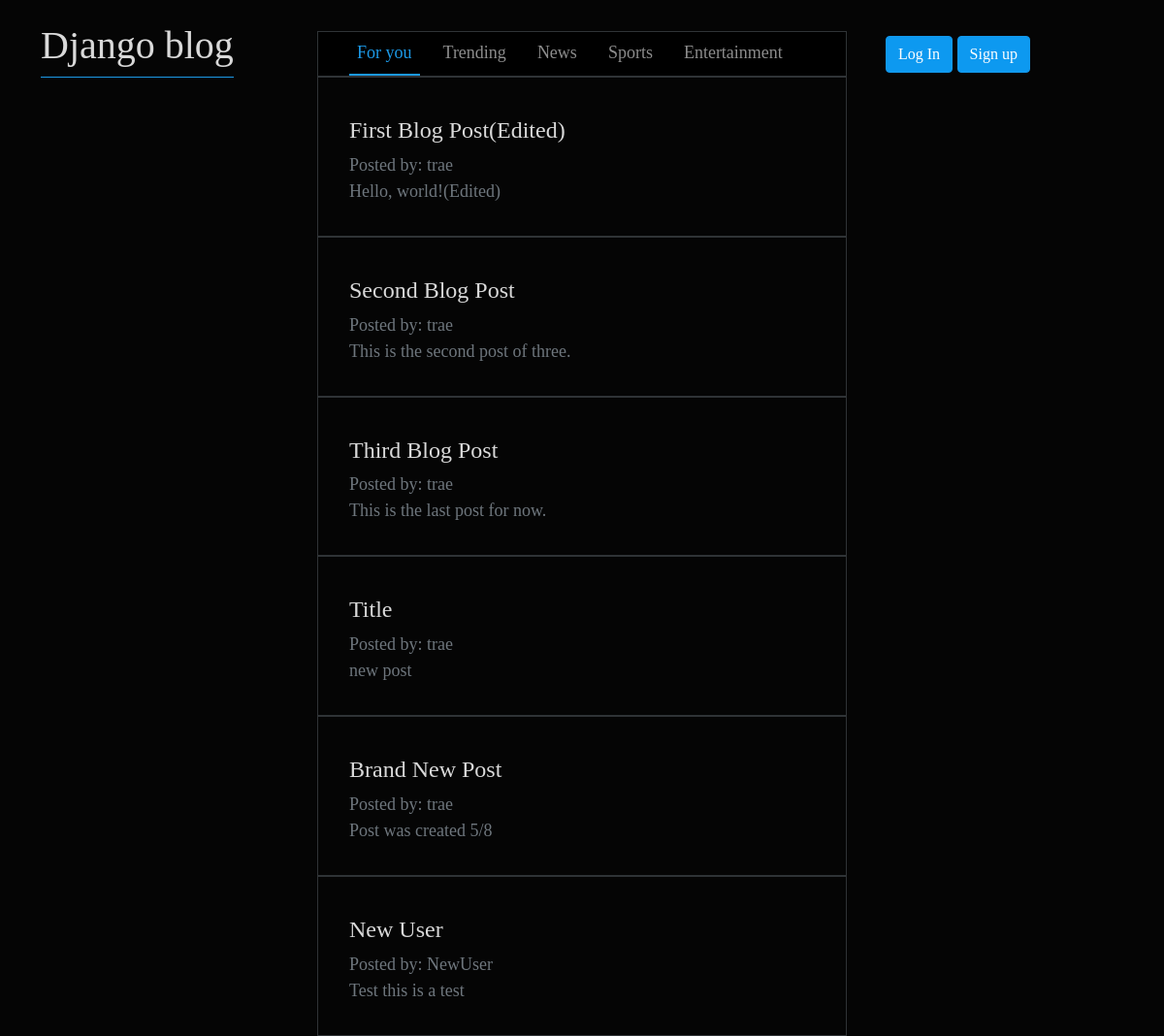
The page / on the database its author committed.
### blog/models.py (models this page shows, shortened)
class Post(models.Model):
    title = models.CharField(max_length=200)
    author = models.ForeignKey("auth.User", on_delete=models.CASCADE)
    body = models.TextField()

### blog/views.py (the view)
# urls.py: path('', BlogListView.as_view(), name='home'),
class BlogListView(ListView):
    model = Post
    template_name = "home.html"

### templates/home.html (shortened to what this page needs)
{% extends 'base.html' %}
{% block content %}
<nav class="navbar navbar-expand-lg navbar-dark bg-dark">
    <div class="container-fluid">
      <div class="collapse navbar-collapse" id="navbarNav">
        <ul class="navbar-nav">
          <li class="nav-item">
            <a class="nav-link active" aria-current="page" href="#">For you</a>
          </li>
          <li class="nav-item">
            <a class="nav-link" href="#">Trending</a>
          </li>
          <li class="nav-item">
            <a class="nav-link" href="#">News</a>
          </li>
          <li class="nav-item">
            <a class="nav-link" href="#">Sports</a>
          </li>
          <li class="nav-item">
            <a class="nav-link" href="#">Entertainment</a>
          </li>
        </ul>
      </div>
    </div>
  </nav>
    {% for post in object_list %}
    <div class="post-entry-list">
        <h4>
            <a href="{% url 'post_detail' post.pk %}">{{ post.title }}</a>
        </h4>
        <p>Posted by: {{ post.author }}</p>
        <p>{{ post.body }}</p>
    </div>
    {% endfor %}
{% endblock content %}

### static/css/base.css (style rules this page uses)
body { font-family: 'Merriweather', serif; font-size: 18px; background-color: rgba(0, 0, 0, 0.979); }
.navbar { margin-top: 2rem; border: 1px solid rgb(47, 51, 54); padding: 0; }
.navbar-nav { display: flex; }
.bg-dark { background-color: rgba(0, 0, 0, 0.911)!important; }
.nav-item { padding-left: .25rem; padding: 0 .5rem; }
.nav-link { color: rgb(101,108,115); }
.nav-link.active { color: rgb(28,154,232)!important; border-bottom: 2px solid rgb(28,154,232); }
.post-entry-list, .post-entry, .border-template { padding: 2rem; border: 1px solid rgb(47, 51, 54); }
.post-entry-list h4, .post-entry h4 { margin:0.5rem 0; text-transform: capitalize; }
.post-entry-list h4 a, .post-entry, .post-entry-list h4 a:visited, .post-entry h4 a:visited { color:rgb(217, 217, 217) ; text-decoration: none; }
.post-entry-list p, .post-entry p { margin: 0; font-weight: 400; color: rgb(110, 118, 125); }

### rows shown on the page
Post: title "First Blog Post(Edited)", author "trae", body "Hello, world!(Edited)"
Post: title "Second Blog Post", author "trae", body "This is the second post of three."
Post: title "Third Blog Post", author "trae", body "This is the last post for now."
Post: title "Title", author "trae", body "new post"
Post: title "Brand New Post", author "trae", body "Post was created 5/8"
Post: title "New User", author "NewUser", body "Test this is a test"
